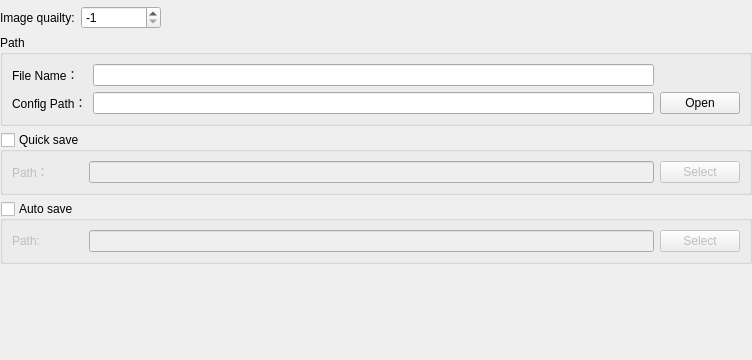
<?xml version="1.0" encoding="UTF-8"?>
<ui version="4.0">
 <class>Output</class>
 <widget class="QWidget" name="Output">
  <property name="geometry">
   <rect>
    <x>0</x>
    <y>0</y>
    <width>752</width>
    <height>360</height>
   </rect>
  </property>
  <property name="windowTitle">
   <string notr="true">Form</string>
  </property>
  <layout class="QVBoxLayout" name="verticalLayout_2">
   <property name="leftMargin">
    <number>0</number>
   </property>
   <property name="topMargin">
    <number>0</number>
   </property>
   <property name="rightMargin">
    <number>0</number>
   </property>
   <property name="bottomMargin">
    <number>0</number>
   </property>
   <item>
    <widget class="QWidget" name="widget_7" native="true"/>
   </item>
   <item>
    <widget class="QWidget" name="widget_11" native="true">
     <layout class="QVBoxLayout" name="verticalLayout">
      <property name="leftMargin">
       <number>0</number>
      </property>
      <property name="topMargin">
       <number>0</number>
      </property>
      <property name="rightMargin">
       <number>0</number>
      </property>
      <property name="bottomMargin">
       <number>0</number>
      </property>
      <item>
       <widget class="QWidget" name="widget" native="true">
        <layout class="QHBoxLayout" name="horizontalLayout">
         <property name="leftMargin">
          <number>0</number>
         </property>
         <property name="topMargin">
          <number>0</number>
         </property>
         <property name="rightMargin">
          <number>0</number>
         </property>
         <property name="bottomMargin">
          <number>0</number>
         </property>
         <item>
          <widget class="QLabel" name="label">
           <property name="text">
            <string>Image quailty:</string>
           </property>
          </widget>
         </item>
         <item>
          <widget class="QSpinBox" name="sbImageQuailty">
           <property name="minimumSize">
            <size>
             <width>80</width>
             <height>0</height>
            </size>
           </property>
           <property name="toolTip">
            <string>Range: [0,100] or -1.
Specify 0 to obtain small compressed files, 100 for large uncompressed files,
and specify -1 to let Sunny decide for you.</string>
           </property>
           <property name="minimum">
            <number>-1</number>
           </property>
           <property name="maximum">
            <number>100</number>
           </property>
           <property name="singleStep">
            <number>1</number>
           </property>
           <property name="value">
            <number>-1</number>
           </property>
          </widget>
         </item>
         <item>
          <spacer name="horizontalSpacer">
           <property name="orientation">
            <enum>Qt::Horizontal</enum>
           </property>
           <property name="sizeHint" stdset="0">
            <size>
             <width>605</width>
             <height>20</height>
            </size>
           </property>
          </spacer>
         </item>
        </layout>
       </widget>
      </item>
      <item>
       <widget class="QGroupBox" name="groupBox_5">
        <property name="title">
         <string>Path</string>
        </property>
        <layout class="QHBoxLayout" name="horizontalLayout_17">
         <item>
          <widget class="QWidget" name="widget_10" native="true">
           <layout class="QGridLayout" name="gridLayout_2" columnstretch="1,8,1">
            <property name="leftMargin">
             <number>0</number>
            </property>
            <property name="topMargin">
             <number>0</number>
            </property>
            <property name="rightMargin">
             <number>0</number>
            </property>
            <property name="bottomMargin">
             <number>0</number>
            </property>
            <item row="0" column="0">
             <widget class="QLabel" name="label_12">
              <property name="text">
               <string>File Name：</string>
              </property>
              <property name="alignment">
               <set>Qt::AlignLeading|Qt::AlignLeft|Qt::AlignVCenter</set>
              </property>
             </widget>
            </item>
            <item row="1" column="0">
             <widget class="QLabel" name="label_11">
              <property name="text">
               <string>Config Path：</string>
              </property>
              <property name="alignment">
               <set>Qt::AlignLeading|Qt::AlignLeft|Qt::AlignVCenter</set>
              </property>
             </widget>
            </item>
            <item row="1" column="1">
             <widget class="QLineEdit" name="leConfigPath">
              <property name="readOnly">
               <bool>true</bool>
              </property>
             </widget>
            </item>
            <item row="1" column="2">
             <widget class="QPushButton" name="btnConfigOpen">
              <property name="minimumSize">
               <size>
                <width>80</width>
                <height>0</height>
               </size>
              </property>
              <property name="maximumSize">
               <size>
                <width>16777215</width>
                <height>16777215</height>
               </size>
              </property>
              <property name="text">
               <string>Open</string>
              </property>
             </widget>
            </item>
            <item row="0" column="1">
             <widget class="QLineEdit" name="leFileName"/>
            </item>
           </layout>
          </widget>
         </item>
        </layout>
       </widget>
      </item>
      <item>
       <widget class="QGroupBox" name="cbQuickSaveEnable">
        <property name="title">
         <string>Quick save</string>
        </property>
        <property name="checkable">
         <bool>true</bool>
        </property>
        <property name="checked">
         <bool>false</bool>
        </property>
        <layout class="QHBoxLayout" name="horizontalLayout_7">
         <item>
          <widget class="QWidget" name="widget_8" native="true">
           <layout class="QGridLayout" name="gridLayout_6" columnstretch="1,8,1">
            <property name="leftMargin">
             <number>0</number>
            </property>
            <property name="topMargin">
             <number>0</number>
            </property>
            <property name="rightMargin">
             <number>0</number>
            </property>
            <property name="bottomMargin">
             <number>0</number>
            </property>
            <item row="0" column="0">
             <widget class="QLabel" name="label_24">
              <property name="text">
               <string>Path：</string>
              </property>
             </widget>
            </item>
            <item row="0" column="1">
             <widget class="QLineEdit" name="leQuickSavePath"/>
            </item>
            <item row="0" column="2">
             <widget class="QPushButton" name="btnQuickSaveSelect">
              <property name="minimumSize">
               <size>
                <width>80</width>
                <height>0</height>
               </size>
              </property>
              <property name="maximumSize">
               <size>
                <width>16777215</width>
                <height>16777215</height>
               </size>
              </property>
              <property name="text">
               <string>Select</string>
              </property>
             </widget>
            </item>
           </layout>
          </widget>
         </item>
        </layout>
       </widget>
      </item>
      <item>
       <widget class="QGroupBox" name="cbAutoSaveEnable">
        <property name="title">
         <string>Auto save</string>
        </property>
        <property name="checkable">
         <bool>true</bool>
        </property>
        <property name="checked">
         <bool>false</bool>
        </property>
        <layout class="QHBoxLayout" name="horizontalLayout_8">
         <item>
          <widget class="QWidget" name="widget_9" native="true">
           <layout class="QGridLayout" name="gridLayout_4" columnstretch="1,8,1">
            <property name="leftMargin">
             <number>0</number>
            </property>
            <property name="topMargin">
             <number>0</number>
            </property>
            <property name="rightMargin">
             <number>0</number>
            </property>
            <property name="bottomMargin">
             <number>0</number>
            </property>
            <item row="0" column="0">
             <widget class="QLabel" name="label_25">
              <property name="text">
               <string>Path:</string>
              </property>
             </widget>
            </item>
            <item row="0" column="1">
             <widget class="QLineEdit" name="leAutoSavePath"/>
            </item>
            <item row="0" column="2">
             <widget class="QPushButton" name="btnAutoSaveSelect">
              <property name="minimumSize">
               <size>
                <width>80</width>
                <height>0</height>
               </size>
              </property>
              <property name="maximumSize">
               <size>
                <width>16777215</width>
                <height>16777215</height>
               </size>
              </property>
              <property name="text">
               <string>Select</string>
              </property>
             </widget>
            </item>
           </layout>
          </widget>
         </item>
        </layout>
       </widget>
      </item>
     </layout>
    </widget>
   </item>
   <item>
    <spacer name="verticalSpacer">
     <property name="orientation">
      <enum>Qt::Vertical</enum>
     </property>
     <property name="sizeHint" stdset="0">
      <size>
       <width>20</width>
       <height>46</height>
      </size>
     </property>
    </spacer>
   </item>
  </layout>
 </widget>
 <resources/>
 <connections/>
</ui>
